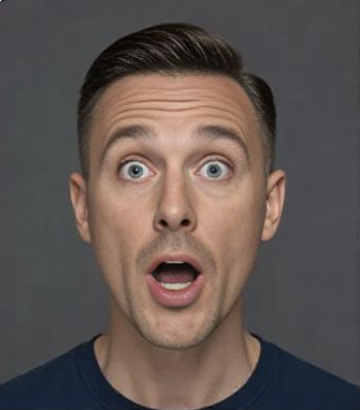
#> input picture images/emotions/1-s-20250418131640.png, 360 x 410 px
$ python '11 channels.py'
#> lines starting #> are read from the running program, lines starting #| are printed output that depends on the picture
#!/usr/bin/env python3.12
# -*- Coding: UTF-8 -*-
# @Time     :   2025/4/19 16:10
# @Author   :   Shawn
# @Version  :   Version 0.1.0
# @File     :   11 channels.py
# @Desc     :

from cv2 import (namedWindow, WINDOW_NORMAL,
                 imread, imshow,
                 waitKey, destroyAllWindows,
                 split, merge)
from numpy import zeros_like
from random import randint, choice


def main() -> None:
    """ Main Function """
    WINDOW_NAME: str = "Main"
    namedWindow(WINDOW_NAME, WINDOW_NORMAL)

    WINDOW_B_SINGLE: str = "Single Blue"
    WINDOW_G_SINGLE: str = "Single Green"
    WINDOW_R_SINGLE: str = "Single Red"
    WINDOW_B_MULTIPLE: str = "Multiple Blue"
    WINDOW_G_MULTIPLE: str = "Multiple Green"
    WINDOW_R_MULTIPLE: str = "Multiple Red"
    WINDOW_MERGE: str = "Merge"

    IMAGE: str = "images/emotions/1-s-20250418131640.png"
    image = imread(IMAGE, 1)
#> image is the input picture: shape (410, 360, 3); mean B, G, R 81.2, 85.1, 96.3

    if image is not None:
        print(f"The type of image is {type(image)}")
#| The type of image is <class 'numpy.ndarray'>
        print(f"The shape of image is {image.shape}")
#| The shape of image is (410, 360, 3)
        print(f"The dtype of image is {image.dtype}")
#| The dtype of image is uint8
        print(f"The pixel size of image is {image.size}")
#| The pixel size of image is 442800

        imshow(WINDOW_NAME, image)

        # Split the pixel value into BGR channels
        B, G, R = split(image)
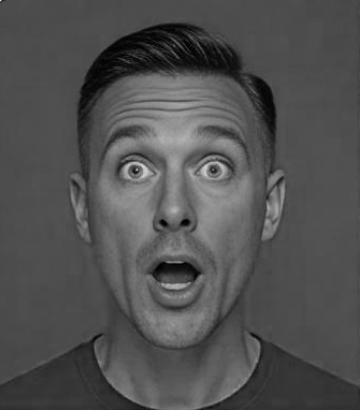
#> B: shape (410, 360); min 0, max 219, mean 81.2
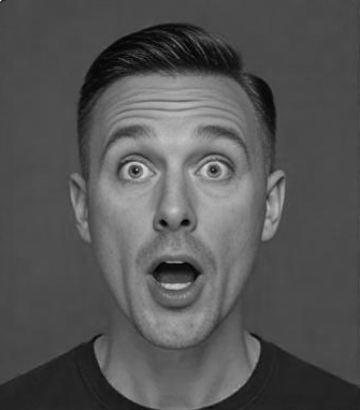
#> G: shape (410, 360); min 0, max 219, mean 85.1
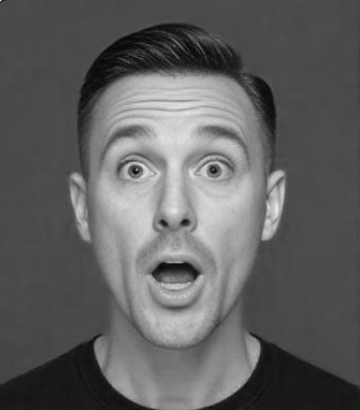
#> R: shape (410, 360); min 4, max 233, mean 96.3
        print(f"The pixel value in B is {B.shape}.")
#| The pixel value in B is (410, 360).
        print(f"The pixel value in G is {G.shape}.")
#| The pixel value in G is (410, 360).
        print(f"The pixel value in R is {R.shape}.")
#| The pixel value in R is (410, 360).

        # Create empty arrays like the channel of B, G or R
        zeros = zeros_like(choice((B, G, R)))

        # Create colour image with zeros
        image_B = merge((B, zeros, zeros))
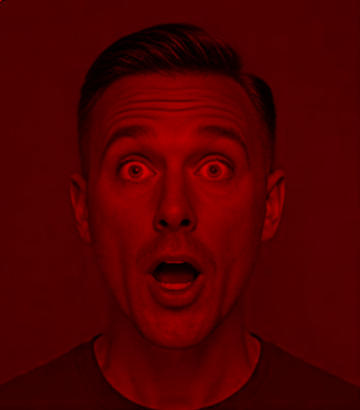
#> image_B: shape (410, 360, 3); mean of channels 0, 1, 2 81.2, 0, 0; drawn as R, G, B
        image_G = merge((zeros, G, zeros))
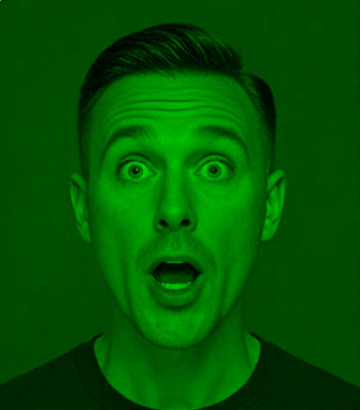
#> image_G: shape (410, 360, 3); mean of channels 0, 1, 2 0, 85.1, 0; drawn as R, G, B
        image_R = merge((zeros, zeros, R))
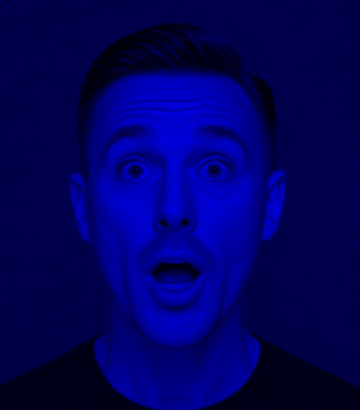
#> image_R: shape (410, 360, 3); mean of channels 0, 1, 2 0, 0, 96.3; drawn as R, G, B

        # Display the BGR channels in separate windows
        imshow(WINDOW_B_SINGLE, B)
        imshow(WINDOW_G_SINGLE, G)
        imshow(WINDOW_R_SINGLE, R)
        imshow(WINDOW_B_MULTIPLE, image_B)
        imshow(WINDOW_G_MULTIPLE, image_G)
        imshow(WINDOW_R_MULTIPLE, image_R)

        # Merge the channels back into a single image
        merged_image = merge((B, G, R))
        imshow(WINDOW_MERGE, merged_image)
    else:
        print(f"Failed to load image from {IMAGE}. Please check the path.")

    while True:
        if (key := waitKey(100) & 0xFF) == 27:
#> (key Esc is pressed here)
            print("ESC key pressed.")
            break
        elif key != 255:
            print(f"Key {key} pressed.")

    destroyAllWindows()
    print("Done.")


if __name__ == "__main__":
    main()

$ run again, with images/emotions/0-s-20250418131725.png copied over images/emotions/1-s-20250418131640.png
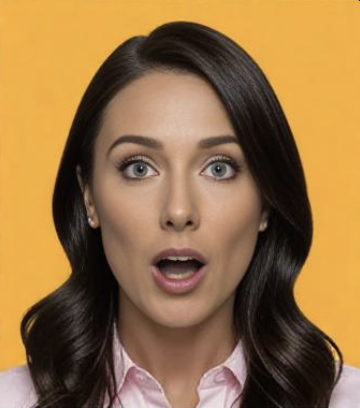
#> input picture images/emotions/0-s-20250418131725.png, 360 x 408 px
#> in main, image is the input picture: shape (408, 360, 3); mean B, G, R 70.1, 113.7, 149.5
#| The type of image is <class 'numpy.ndarray'>
#| The shape of image is (408, 360, 3)
#| The dtype of image is uint8
#| The pixel size of image is 440640
#| The pixel value in B is (408, 360).
#| The pixel value in G is (408, 360).
#| The pixel value in R is (408, 360).
#> in main, `image_G = merge((zeros, G, zeros))`:
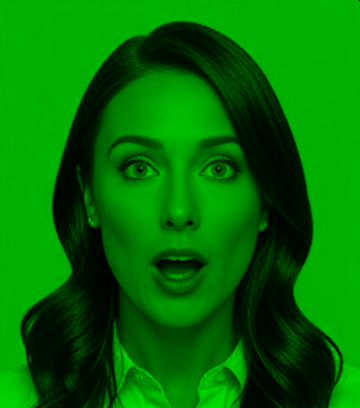
#> image_G: shape (408, 360, 3); mean of channels 0, 1, 2 0, 113.7, 0; drawn as R, G, B
#> in main, `image_R = merge((zeros, zeros, R))`:
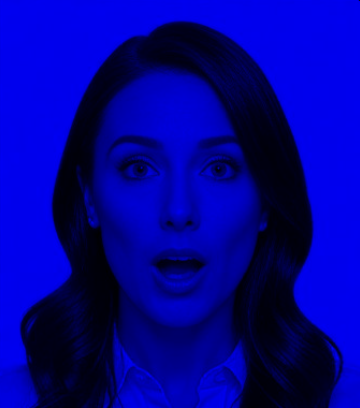
#> image_R: shape (408, 360, 3); mean of channels 0, 1, 2 0, 0, 149.5; drawn as R, G, B

$ run again, with images/emotions/1-s-20250418131656.png copied over images/emotions/1-s-20250418131640.png
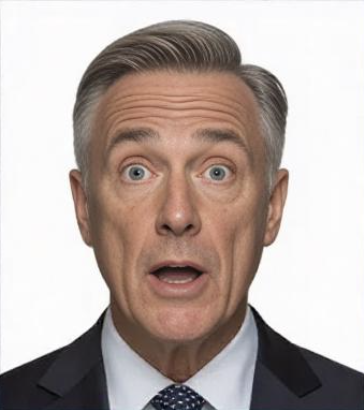
#> input picture images/emotions/1-s-20250418131656.png, 364 x 410 px
#> in main, image is the input picture: shape (410, 364, 3); mean B, G, R 167.1, 172.1, 184.9
#| The type of image is <class 'numpy.ndarray'>
#| The shape of image is (410, 364, 3)
#| The dtype of image is uint8
#| The pixel size of image is 447720
#| The pixel value in B is (410, 364).
#| The pixel value in G is (410, 364).
#| The pixel value in R is (410, 364).
#> in main, `image_G = merge((zeros, G, zeros))`:
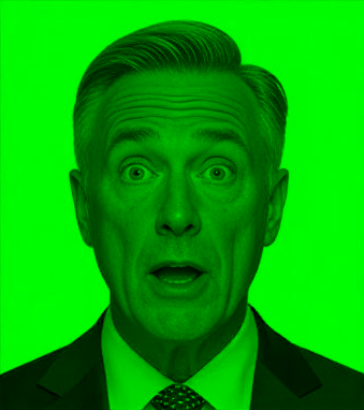
#> image_G: shape (410, 364, 3); mean of channels 0, 1, 2 0, 172.1, 0; drawn as R, G, B
#> in main, `image_R = merge((zeros, zeros, R))`:
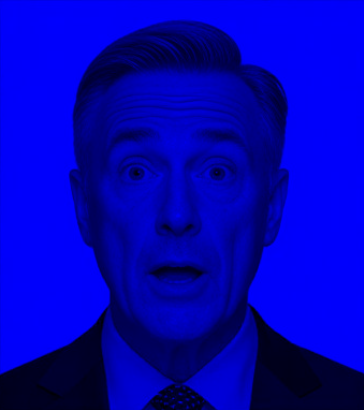
#> image_R: shape (410, 364, 3); mean of channels 0, 1, 2 0, 0, 184.9; drawn as R, G, B
